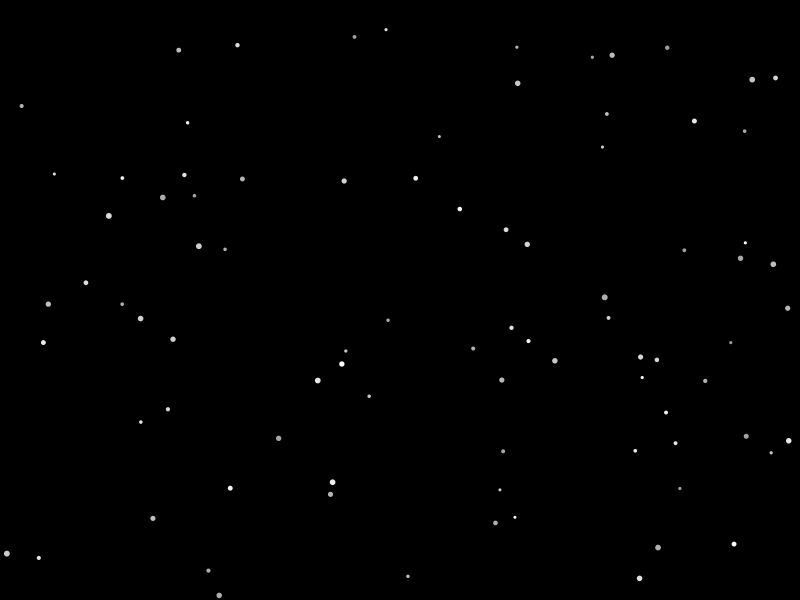
Frame 1 (no input)
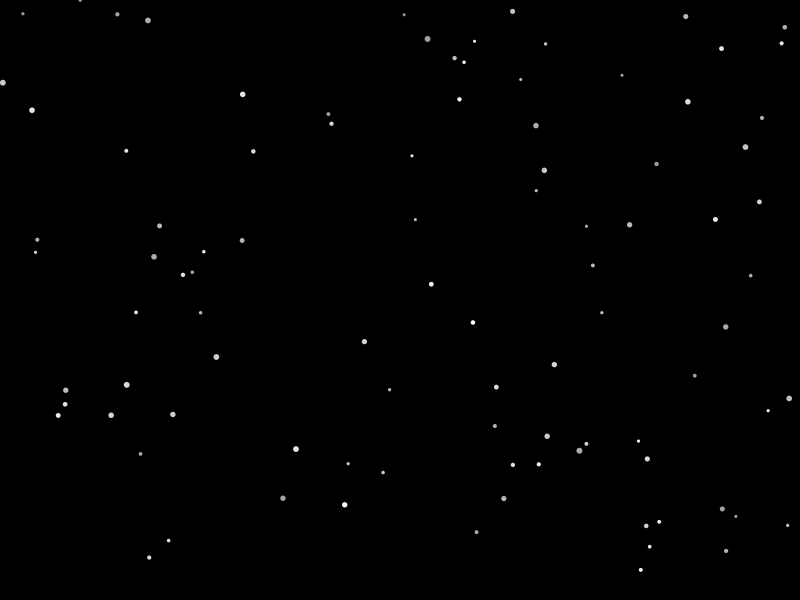
Frame 60 (the mouse pressed at the canvas centre just before this capture)
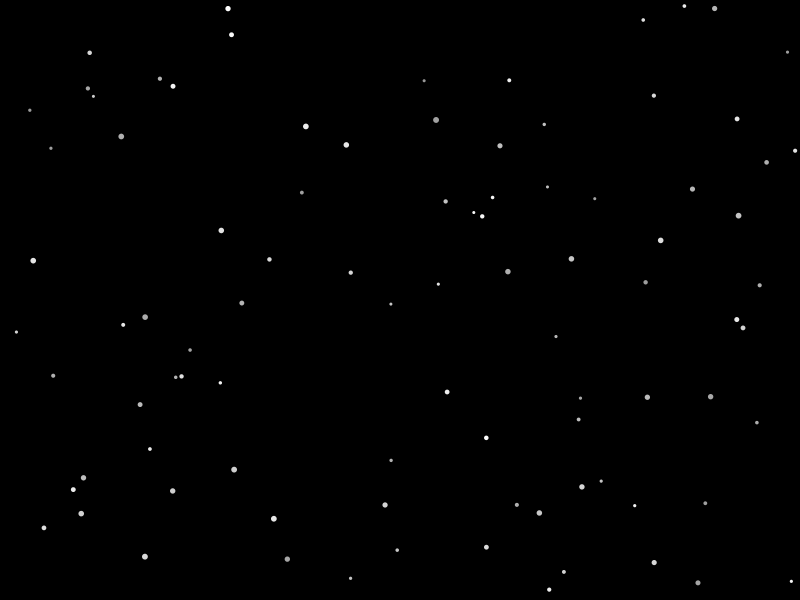
Frame 120 (the mouse held since frame 60 and released just before this capture)

The Processing sketch that drew these frames (run headless with seeded random() and noise(); from frame 60 on, the mouse is pressed at the canvas centre):

// Processing sketch: Unit4_personal_piece
// ── Unit4_personal_piece.pde
Particle[] snowflakes; 
int totalFlakes = 100; 

void setup() {
  size(800, 600); 
  snowflakes = new Particle[totalFlakes];
  
  for (int i = 0; i < totalFlakes; i++) {
    snowflakes[i] = new Particle();
  }
}

void draw() {
  background(0); 
  
  // draws a loop through and updates and draws all snowflakes
  for (Particle flake : snowflakes) {
    flake.update();
    flake.display();
  }
}

// Particle class
class Particle {
  float x, y;          // Position
  float speedX, speedY; // Speed in X and Y directions
  float size;          // Size of the snowflake
  float angle;         // Rotation angle
  float transparency;  // Transparency for a softer effect

  // draws the constructor
  Particle() {
    x = random(width);         // Random X position
    y = random(-100, height);  // Start above or within the screen
    speedX = random(-0.5, 0.5); // Slight horizontal drift
    speedY = random(1, 3);     // Falling speed
    size = random(3, 6);       // Random size
    angle = random(TWO_PI);    // Random initial rotation
    transparency = random(150, 255); // Random transparency
  }

  void update() {
    x += speedX;        // Horizontal movement
    y += speedY;        // Vertical movement
    angle += 0.01;      // Rotation

    // This Resets the position if the snowflake falls off the screen
    if (y > height) {
      y = random(-50, -10);
      x = random(width);
    }
  }

  // This piece of code displays the snowflake
  void display() {
    pushMatrix();               
    translate(x, y);            
    rotate(angle);              
    noStroke();                 
    fill(255, transparency);    
    ellipse(0, 0, size, size);  
    popMatrix();                
  }
}
